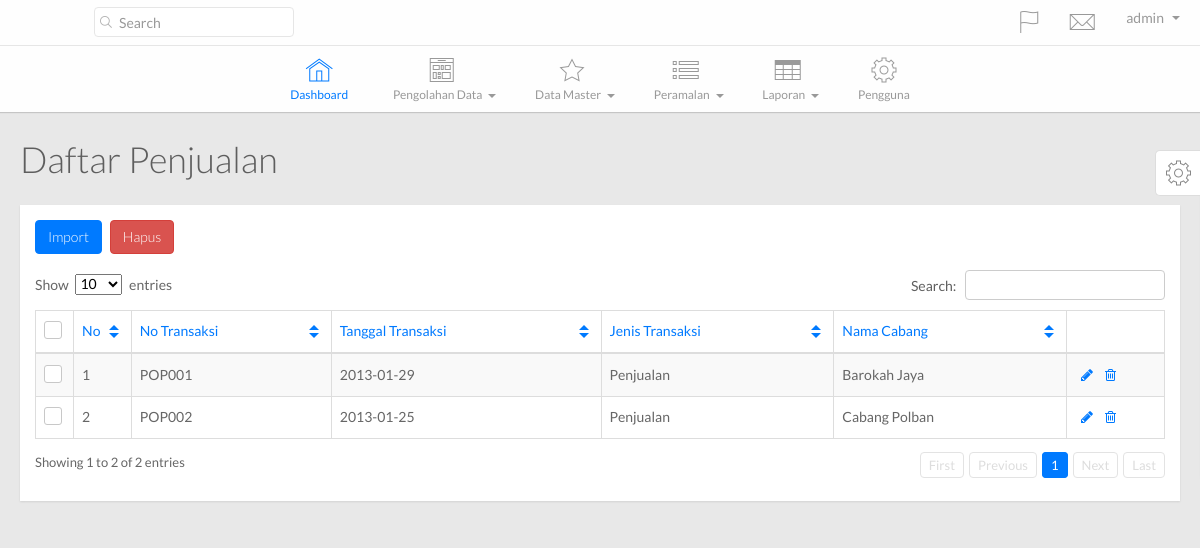
The app's page /main.php?hal=daftar_penjualan (signed in) with its own data.
### tables this page shows
CREATE TABLE IF NOT EXISTS `tb_penjualan` (
  `id_transaksi` varchar(30) NOT NULL,
  `tgl_jual` date NOT NULL,
  `kode_cabang` varchar(30) NOT NULL,
  `kode_admin` varchar(16) NOT NULL,
  `kode_jenistransaksijual` varchar(30) NOT NULL,
  PRIMARY KEY (`id_transaksi`),
  KEY `kode_cabang` (`kode_cabang`,`kode_jenistransaksijual`),
  KEY `kode_jenistransaksijual` (`kode_jenistransaksijual`)
);

CREATE TABLE IF NOT EXISTS `tb_jenistransaksijual` (
  `kode_jenistransaksijual` varchar(35) NOT NULL,
  `jenis_transaksijual` varchar(75) NOT NULL,
  PRIMARY KEY (`kode_jenistransaksijual`)
);

CREATE TABLE IF NOT EXISTS `tb_cabang` (
  `kode_cabang` varchar(30) NOT NULL,
  `nama_cabang` varchar(75) NOT NULL,
  `alamat_cabang` varchar(200) NOT NULL,
  `telepon_cabang` varchar(20) NOT NULL,
  `kode_admin` varchar(35) NOT NULL,
  PRIMARY KEY (`kode_cabang`),
  KEY `kode_admin` (`kode_admin`)
);

### config/SimplePDO.php (called while the page is built, shortened)
<?php
class SimplePDO {
    private $pdo = null;
    static $inst = null;
    static $settings = array(
        'host' => '',
        'user' => '',
        'password' => '',
        'database' => '',
        'results' => 'object',
        'charset' => 'utf8'
    );
    public function __construct()
    {
        $fetch_mode = ( self::$settings["results"] == 'object' ) ? PDO::FETCH_OBJ : PDO::FETCH_ASSOC;
        $options = array(
            PDO::ATTR_DEFAULT_FETCH_MODE => $fetch_mode,
            PDO::ATTR_ERRMODE => PDO::ERRMODE_EXCEPTION,
            PDO::MYSQL_ATTR_INIT_COMMAND => "SET NAMES ".self::$settings["charset"],
            PDO::ATTR_EMULATE_PREPARES => false
        );
        $dsn = 'mysql:dbname='.self::$settings["database"].';host='.self::$settings["host"].';charset='.self::$settings["charset"];
        try {
            $this->pdo = new PDO( $dsn, self::$settings["user"], self::$settings["password"], $options );
        } catch( PDOException $e ) {
            trigger_error( $e->getMessage() );
        }
    }
    public function query( $query, $bindings = array(), $internal_call = false )
    {
        try {
            $this->c_query = $this->pdo->prepare( $query );
            if( empty( $bindings ) )
            {
                $this->c_query->execute();
            }
            else
            {
                $this->c_query->execute( (array)$bindings );
            }
            if( $internal_call === true )
            {
                return $this->c_query;
            }
            elseif( $this->c_query && $this->lastid() )
            {
                return $this->lastid();
            }
            else
            {
                return false;
            }
        } catch( PDOException $e ) {
            trigger_error( $e->getMessage() );
        }
    }
    public function get_results( $query, $bindings = array() )
    {
        $this->c_query = $this->query( $query, $bindings, true );
        if( $this->c_query )
        {
            return $this->c_query->fetchAll();
        }
        else
        {
            return false;
        }
    }
    static function getInstance()
    {
        if( self::$inst == null )
        {
            self::$inst = new SimplePDO();
        }
        return self::$inst;
    }
    static function set_options( $array = array() )
    {
        if( !empty( $array ) )
        {
            foreach( $array as $k => $v )
            {
                if( isset( self::$settings[$k] ) )
                {
                    self::$settings[$k] = $v;
                }
            }
        }
    }
}

### template/daftar_penjualan.php (the view)
<?php $database = SimplePDO::getInstance();
      $query = $database->get_results("SELECT * FROM tb_penjualan tp JOIN tb_cabang tc ON tc.kode_cabang=tp.kode_cabang JOIN tb_jenistransaksijual tj ON tj.kode_jenistransaksijual=tp.kode_jenistransaksijual");?>
        <div class="page-title">
          <h1>
            Daftar Penjualan
          </h1>
        </div>
        <div class="row">
          <div class="col-lg-12">
            <div class="widget-container fluid-height clearfix">
              <div class="heading">
              	<a href="main.php?hal=import_data" class="btn btn-primary">Import</a>
                <a href="" class="btn btn-danger">Hapus</a>
              </div>
              <div class="widget-content padded clearfix">
                <table class="table table-bordered table-striped" id="dataTable1">
                  <thead>
                    <th class="check-header hidden-xs">
                      <label><input id="checkAll" name="checkAll" type="checkbox"/><span></span></label>
                    </th>
                    <th>
                      No
                    </th>
                    <th>
                      No Transaksi
                    </th>
                    <th class="hidden-xs">
                      Tanggal Transaksi
                    </th>
                    <th class="hidden-xs">
                      Jenis Transaksi
                    </th>
                    <th class="hidden-xs">
                      Nama Cabang
                    </th>
                    <th></th>
                  </thead>
                  <tbody>
             <?php $i = 1; foreach($query as $row){?>
                    <tr>
                      <td class="check hidden-xs">
                        <label><input name="optionsRadios1" type="checkbox" value="<?php echo $row->id_transaksi;?>"><span></span></label>
                      </td>
                      <td>
                          <?php echo $i;?>
                      </td>
                      <td class="hidden-xs">
                        <?php echo $row->id_transaksi;?>
                      </td>
                      <td class="hidden-xs">
                        <?php echo $row->tgl_jual;?>
                      </td>
                      <td class="hidden-xs">
                        <?php echo $row->jenis_transaksijual;?>
                      </td>
                      <td class="hidden-xs">
                        <?php echo $row->nama_cabang;?>
                      </td>
                      <td class="actions">
                        <div class="action-buttons">
                          <a class="table-actions" href="main.php?hal=ubah_barang&id=<?php echo $row->id_transaksi;?>"><i class="fa fa-pencil"></i></a><a class="table-actions" href="proses/hapus_barang.php?id=<?php echo $row->id_transaksi;?>"><i class="fa fa-trash-o"></i></a>
                        </div>
                      </td>
                    </tr>
              <?php $i++; }?>
                  </tbody>
                </table>
              </div>
            </div>
          </div>
        </div>

### stylesheets/datatables.css (style rules this page uses)
table.dataTable { clear:both; margin-bottom: 10px; }

### stylesheets/color/green.css (style rules this page uses)
a { color: #60c560; }
.widget-container .heading { color: #60c560; }
.dataTable th.sorting { color: #60c560; }
.dataTable th.sorting:after { border-top: 5px solid #60c560; }
.dataTable th.sorting:before { border-bottom: 5px solid #60c560; }

### stylesheets/color/orange.css (style rules this page uses)
a { color: #f0ad4e; }
.widget-container .heading { color: #f0ad4e; }
.dataTable th.sorting { color: #f0ad4e; }
.dataTable th.sorting:after { border-top: 5px solid #f0ad4e; }
.dataTable th.sorting:before { border-bottom: 5px solid #f0ad4e; }

### stylesheets/color/magenta.css (style rules this page uses)
a { color: #c741c9; }
.widget-container .heading { color: #c741c9; }
.dataTable th.sorting { color: #c741c9; }
.dataTable th.sorting:after { border-top: 5px solid #c741c9; }
.dataTable th.sorting:before { border-bottom: 5px solid #c741c9; }

### stylesheets/color/gray.css (style rules this page uses)
a { color: #999999; }
.widget-container .heading { color: #999999; }
.dataTable th.sorting { color: #999999; }
.dataTable th.sorting:after { border-top: 5px solid #999999; }
.dataTable th.sorting:before { border-bottom: 5px solid #999999; }

### records on screen
tb_penjualan: id_transaksi "POP001", tgl_jual "2013-01-29", kode_jenistransaksijual.jenis_transaksijual "Penjualan", kode_cabang.nama_cabang "Barokah Jaya"
tb_penjualan: id_transaksi "POP002", tgl_jual "2013-01-25", kode_jenistransaksijual.jenis_transaksijual "Penjualan", kode_cabang.nama_cabang "Cabang Polban"

### other values on screen
$_SESSION['username'] "admin"
